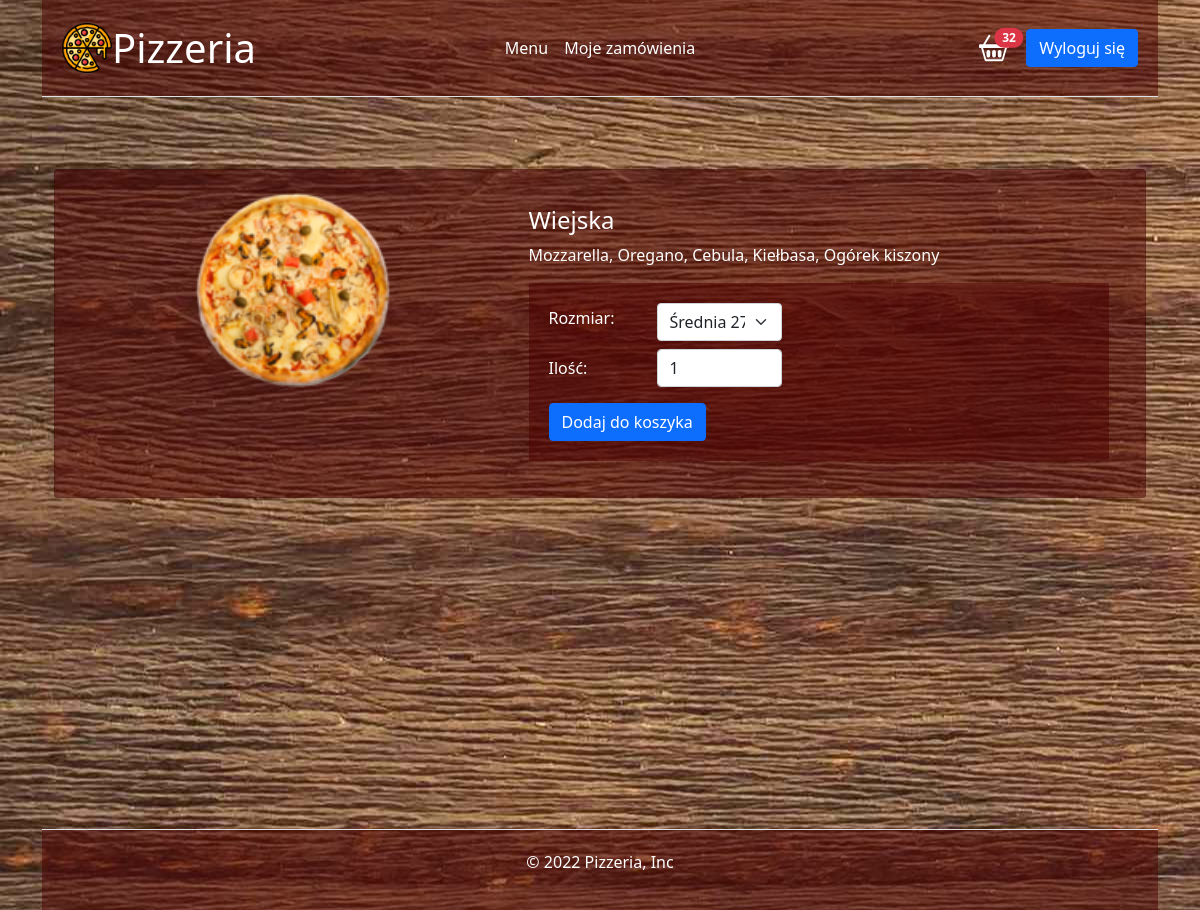
The app's page /pizzeria/food-details.php?foodId=8 (signed in) with its own data.
### tables this page shows
CREATE TABLE `food` (
  `id` int(11) NOT NULL,
  `name` varchar(30) DEFAULT NULL
);

### pizzeria/models/FoodModel.php (called while the page is built, shortened)
<?php
class FoodModel
{
    protected $db;
    public function __construct(PDO $db)
    {
        $this->db = $db;
    }
    public function getProductWithDetailsById(int $productId)
    {
        $sql = "SELECT f.id, f.name, m.price AS mała, s.price AS średnia, d.price AS duża, skl.ingredients
            FROM food AS f,
            (SELECT food_id, price FROM food_size WHERE name='mała') AS m,
            (SELECT food_id, price FROM food_size WHERE name='średnia') AS s,
            (SELECT food_id, price FROM food_size WHERE name='duża') AS d,
            (SELECT f.id AS x, f.name, GROUP_CONCAT(i.name SEPARATOR ', ')
            AS ingredients FROM food AS f, ingredients AS i, storage AS s
            WHERE s.food_id = f.id AND s.ingredient_id = i.id
            GROUP by f.id) AS skl
            WHERE f.id = m.food_id
            AND f.id = s.food_id
            AND f.id = d.food_id
            AND f.id = skl.x
            AND f.id = :productId";
        $stmt = $this->db->prepare($sql);
        $stmt->bindParam(":productId", $productId, PDO::PARAM_INT);
        $stmt->execute();
        return $stmt->fetch();
    }
}

### pizzeria/views/food-context.php (the view, shortened to what this page needs)
<div class="container">
    <div class="row">
        <div class="my-5">
            <div class="card mb-3">
                <div class="row g-0">
                    <div class="col-xl-5 text-center">
                        <img class="img-fluid" src="/img/<?= $foodDetails["name"] ?>.jpg" style="min-width:200px; min-height:200px" />
                    </div>
                    <div class="col-xl-7">
                        <div class="card-body">
                            <h4 class="card-title"><?= $foodDetails["name"] ?></h4>
                            <p class="card-text"><?= $foodDetails["ingredients"] ?></p>
                            <form action="controllers/basket_add.php?foodId=<?= $foodId ?>" method="post">
                                <div class="hstack gap-2 mb-2">
                                    <label class="form-label" for="size" style="width: 100px">Rozmiar: </label>
                                    <select class="form-select form-select" name="size" style="width: 125px">
                                        <option selected value="średnia">Średnia <?= $foodDetails["średnia"] ?> zł</option>
                                    </select>
                                </div>
                                <div class="hstack gap-2 mb-2">
                                    <label class="form-label" for="quantity" style="width: 100px">Ilość: </label>
                                    <input type="number" id="quantity" name="quantity" class="form-control mb-2" style="width: 125px" min="1" max="5" value="1">
                                </div>
                                <button type="submit" class="btn btn-primary">Dodaj do koszyka</button>
                            </form>
                        </div>
                    </div>
                </div>
            </div>
        </div>
    </div>
</div>

### css/style.css (style rules this page uses)
body { background-image: url("../img/background.jpg"); background-repeat: no-repeat; background-position: left center; background-attachment: fixed; color: #fff; }
.card, .table, header, footer, form { background-color: rgba(77, 1, 1, 0.5); color: #fff; padding: 20px; }

### records on screen
food: name (picture), name "Wiejska"

### other values on screen
$_SESSION["basketCount"] "32"
$foodDetails["ingredients"] "Mozzarella, Oregano, Cebula, Kiełbasa, Ogórek kiszony"
